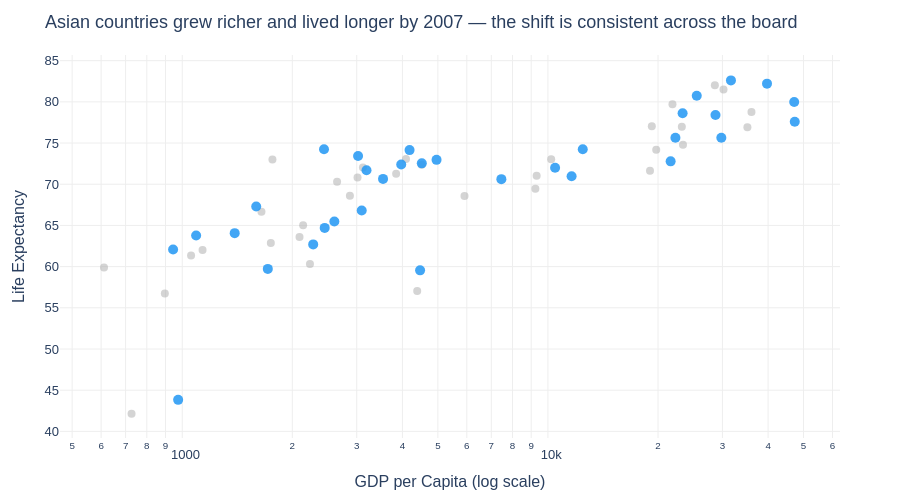

Notebook cell for this chart:
### Markdown cell above
## Task 1 — Scatter: life expectancy change over time

**What to build:** A scatter showing **GDP per capita vs life expectancy** for **two years** (2000 and 2007) to show how both moved — use **colour for year** (just 2 colours), **one continent only**.

Choose any continent except Africa (that was the example). Highlight the change direction.

> 💡 Filter: `df.loc[df['continent'] == 'YOUR_CHOICE']` then filter years

### Code cell
# Task 1 — Scatter: GDP vs life expectancy in Asia, comparing 2002 and 2007

# gapminder years closest to 2000 are 2002 and 2007
asia = df[(df['continent'] == 'Asia') & (df['year'].isin([2002, 2007]))].copy()
asia['year'] = asia['year'].astype(str)

colour_map = {'2002': '#AAAAAA', '2007': '#2196F3'}

fig = px.scatter(
    asia,
    x='gdpPercap', y='lifeExp',
    color='year',
    color_discrete_map=colour_map,
    hover_name='country',
    log_x=True,
    labels={'gdpPercap': 'GDP per Capita (log scale)', 'lifeExp': 'Life Expectancy', 'year': ''},
    title='Asian countries grew richer and lived longer by 2007 — the shift is consistent across the board'
)

# 2002 smaller and faded, 2007 bolder to emphasise the direction of change
fig.update_traces(selector=dict(name='2002'), marker=dict(size=8, opacity=0.5))
fig.update_traces(selector=dict(name='2007'), marker=dict(size=10, opacity=0.85))

# direct label instead of legend
for year, label, xpos, ypos in [('2002', '2002', 900, 44), ('2007', '2007', 900, 41)]:
    fig.add_annotation(
        x=xpos, y=ypos,
        text=f'<b>{label}</b>',
        showarrow=False,
        font=dict(color=colour_map[year], size=12, family='Arial')
    )

fig.update_traces(showlegend=False)

fig.update_layout(
    plot_bgcolor='white', paper_bgcolor='white',
    font=dict(family='Arial', size=13),
    yaxis=dict(gridcolor='#EEEEEE'),
    xaxis=dict(gridcolor='#EEEEEE'),
    margin=dict(l=60, r=60, t=55, b=40),
    height=500, width=900
)

fig.show()

### Figure 1 — Plotly figure (JSON) as saved in the notebook; plotly's stock layout.template omitted (floating-point values rounded to 4 significant figures)
{"data": [{"hovertemplate": "<b>%{hovertext}</b><br><br>=2002<br>GDP per Capita (log scale)=%{x}<br>Life Expectancy=%{y}<extra></extra>", "hovertext": ["Afghanistan", "Bahrain", "Bangladesh", "Cambodia", "China", "Hong Kong, China", "India", "Indonesia", "Iran", "Iraq", "Israel", "Japan", "Jordan", "Korea, Dem. Rep.", "Korea, Rep.", "Kuwait", "Lebanon", "Malaysia", "Mongolia", "Myanmar", "Nepal", "Oman", "Pakistan", "Philippines", "Saudi Arabia", "Singapore", "Sri Lanka", "Syria", "Taiwan", "Thailand", "Vietnam", "West Bank and Gaza", "Yemen, Rep."], "legendgroup": "2002", "marker": {"color": "#AAAAAA", "opacity": 0.5, "size": 8, "symbol": "circle"}, "mode": "markers", "name": "2002", "orientation": "v", "showlegend": false, "type": "scatter", "x": [726.7, 23400.0, 1136.0, 896.2, 3119.0, 30210.0, 1747.0, 2874.0, 9241.0, 4391.0, 21910.0, 28600.0, 3845.0, 1647.0, 19230.0, 35110.0, 9314.0, 10210.0, 2141.0, 611.0, 1057.0, 19770.0, 2093.0, 2651.0, 19010.0, 36020.0, 3015.0, 4091.0, 23240.0, 5913.0, 1764.0, 4515.0, 2235.0], "xaxis": "x", "y": [42.13, 74.8, 62.01, 56.75, 72.03, 81.5, 62.88, 68.59, 69.45, 57.05, 79.7, 82.0, 71.26, 66.66, 77.05, 76.9, 71.03, 73.04, 65.03, 59.91, 61.34, 74.19, 63.61, 70.3, 71.63, 78.77, 70.81, 73.05, 76.99, 68.56, 73.02, 72.37, 60.31], "yaxis": "y"}, {"hovertemplate": "<b>%{hovertext}</b><br><br>=2007<br>GDP per Capita (log scale)=%{x}<br>Life Expectancy=%{y}<extra></extra>", "hovertext": ["Afghanistan", "Bahrain", "Bangladesh", "Cambodia", "China", "Hong Kong, China", "India", "Indonesia", "Iran", "Iraq", "Israel", "Japan", "Jordan", "Korea, Dem. Rep.", "Korea, Rep.", "Kuwait", "Lebanon", "Malaysia", "Mongolia", "Myanmar", "Nepal", "Oman", "Pakistan", "Philippines", "Saudi Arabia", "Singapore", "Sri Lanka", "Syria", "Taiwan", "Thailand", "Vietnam", "West Bank and Gaza", "Yemen, Rep."], "legendgroup": "2007", "marker": {"color": "#2196F3", "opacity": 0.85, "size": 10, "symbol": "circle"}, "mode": "markers", "name": "2007", "orientation": "v", "showlegend": false, "type": "scatter", "x": [974.6, 29800.0, 1391.0, 1714.0, 4959.0, 39720.0, 2452.0, 3541.0, 11610.0, 4471.0, 25520.0, 31660.0, 4519.0, 1593.0, 23350.0, 47310.0, 10460.0, 12450.0, 3096.0, 944.0, 1091.0, 22320.0, 2606.0, 3190.0, 21650.0, 47140.0, 3970.0, 4185.0, 28720.0, 7458.0, 2442.0, 3025.0, 2281.0], "xaxis": "x", "y": [43.83, 75.64, 64.06, 59.72, 72.96, 82.21, 64.7, 70.65, 70.96, 59.55, 80.75, 82.6, 72.53, 67.3, 78.62, 77.59, 71.99, 74.24, 66.8, 62.07, 63.78, 75.64, 65.48, 71.69, 72.78, 79.97, 72.4, 74.14, 78.4, 70.62, 74.25, 73.42, 62.7], "yaxis": "y"}], "layout": {"annotations": [{"font": {"color": "#AAAAAA", "family": "Arial", "size": 12}, "showarrow": false, "text": "<b>2002</b>", "x": 900, "y": 44}, {"font": {"color": "#2196F3", "family": "Arial", "size": 12}, "showarrow": false, "text": "<b>2007</b>", "x": 900, "y": 41}], "font": {"family": "Arial", "size": 13}, "height": 500, "legend": {"title": {"text": ""}, "tracegroupgap": 0}, "margin": {"b": 40, "l": 60, "r": 60, "t": 55}, "paper_bgcolor": "white", "plot_bgcolor": "white", "title": {"text": "Asian countries grew richer and lived longer by 2007 — the shift is consistent across the board"}, "width": 900, "xaxis": {"anchor": "y", "domain": [0, 1], "gridcolor": "#EEEEEE", "title": {"text": "GDP per Capita (log scale)"}, "type": "log"}, "yaxis": {"anchor": "x", "domain": [0, 1], "gridcolor": "#EEEEEE", "title": {"text": "Life Expectancy"}}}}
